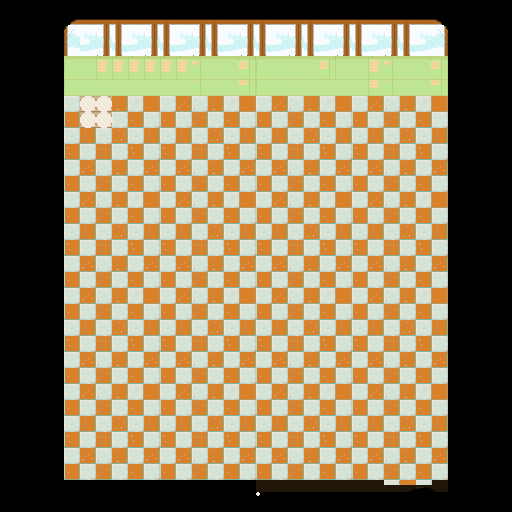

A level layout from a 2D game, rendered from its tile map. Below: a short description, then the map file with tile-grid data replaced by summaries:
An orthogonal 32x32 tile map with 16x16 px tiles, 2 tile layers (suelo, salon), 2 tilesets and 1 object.

<map version="1.5" tiledversion="1.7.2" orientation="orthogonal" renderorder="right-down" width="32" height="32" tilewidth="16" tileheight="16" infinite="0" nextlayerid="4" nextobjectid="2">
 <tileset firstgid="1" source="Mundo.tsx" />
 <tileset firstgid="1061" source="Edficios.tsx" />
 <layer id="2" name="suelo" width="32" height="32">
  <data>[1024 cells, 248 non-empty, 30 distinct tile ids]</data>
 </layer>
 <layer id="1" name="salon" width="32" height="32">
  <data>[1024 cells, 967 non-empty, 75 distinct tile ids]</data>
 </layer>
 <objectgroup id="3" name="colisiones">
  <object id="1" x="64" y="480">
   <polyline points="0,0 384,0 384.191,-392.627 -0.0882556,-391.009 0,16" />
  </object>
 </objectgroup>
</map>
